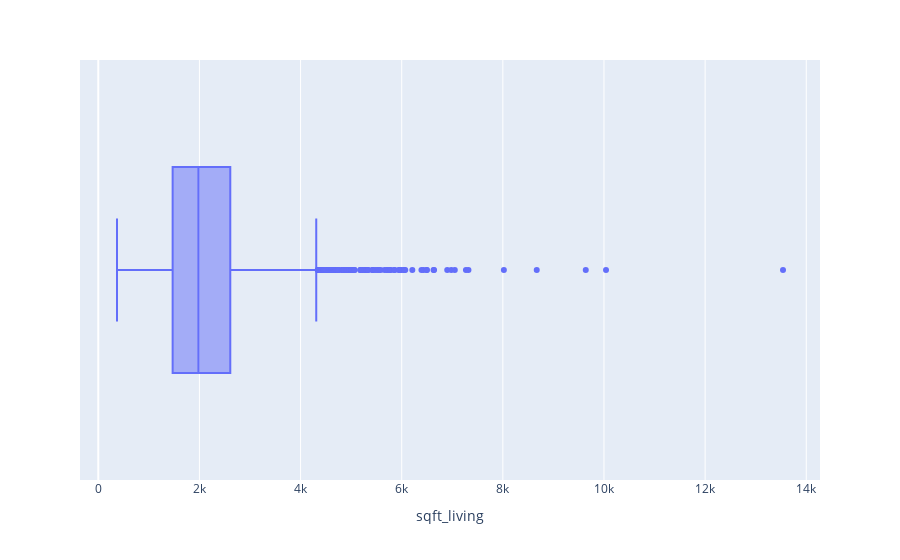

The cell this chart's notebook holds for it:
### Code cell
#boxplot for sqft_living
plot_price = px.box(
    data_frame=df,
    x='sqft_living', 
    hover_name= 'sqft_living' 
)
plot_price.show()

### Figure 1 — Plotly figure (JSON) as saved in the notebook; plotly's stock layout.template omitted (floating-point values rounded to 4 significant figures; data arrays with more than 128 entries replaced by an {"elided": "..."} marker saying what was removed)
{"data": [{"alignmentgroup": "True", "hovertemplate": "<b>%{hovertext}</b><br><br>sqft_living=%{x}<extra></extra>", "hovertext": {"elided": "4600 int values"}, "legendgroup": "", "marker": {"color": "#636efa"}, "name": "", "notched": false, "offsetgroup": "", "orientation": "h", "showlegend": false, "type": "box", "x": {"elided": "4600 int values"}, "x0": " ", "xaxis": "x", "y0": " ", "yaxis": "y"}], "layout": {"autosize": true, "boxmode": "group", "legend": {"tracegroupgap": 0}, "margin": {"t": 60}, "xaxis": {"anchor": "y", "autorange": true, "domain": [0, 1], "range": [-361.7, 14270.0], "title": {"text": "sqft_living"}, "type": "linear"}, "yaxis": {"anchor": "x", "autorange": true, "domain": [0, 1], "range": [-0.5, 0.5], "type": "category"}}}
